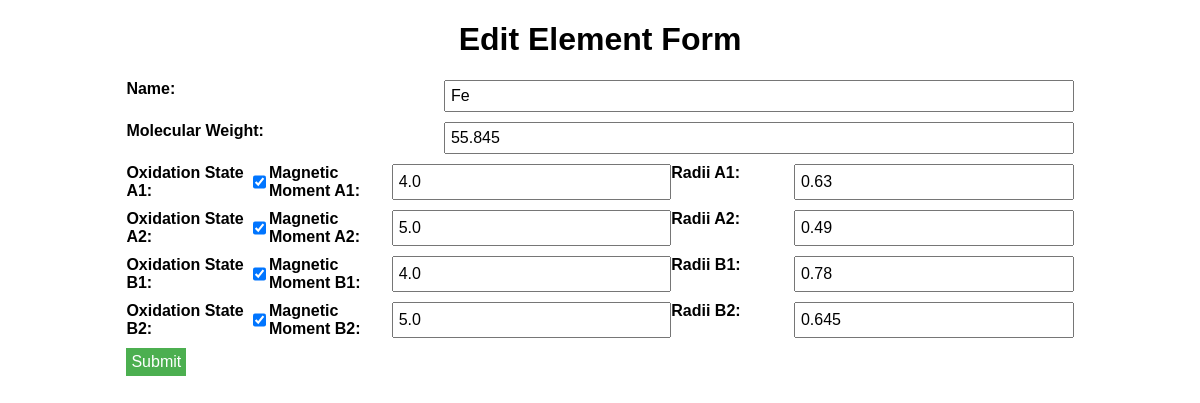
The page /edit/Fe on the database its author committed.
### tables this page shows
CREATE TABLE elements (
            name TEXT PRIMARY KEY,
            molecular_weight REAL,
            oxidation_state_a1 BOOL,
            magnetic_moment_a1 REAL,
            radii_a1 REAL,
            oxidation_state_a2 BOOL,
            magnetic_moment_a2 REAL,
            radii_a2 REAL,
            oxidation_state_b1 BOOL,
            magnetic_moment_b1 REAL,
            radii_b1 REAL,
            oxidation_state_b2 BOOL,
            magnetic_moment_b2 REAL,
            radii_b2 REAL
        );

### database.py (the view)
@app.route('/edit/<name>')
def edit(name):
    conn = get_db_connection()
    cursor = conn.cursor()
    cursor.execute('SELECT * FROM elements WHERE name = ?', (name,))
    element = cursor.fetchone()
    conn.close()
    return render_template('add.html', element=element)

### database.py (called while the page is built)
def get_db_connection():
    conn = sqlite3.connect(DATABASE)
    conn.row_factory = sqlite3.Row
    return conn

### templates/add.html (shortened to what this page needs)
<!DOCTYPE html>
<html lang="en">
<head>
    <link rel="stylesheet" href="{{ url_for('static', filename='css/database.css') }}">
</head>
<body>
<div class="container">
    <h1>{{ 'Edit' if element else 'New' }} Element Form</h1>
    <form method="POST" action="{{ url_for('submit') }}">
        <div class="form-row">
            <label for="name">Name:</label>
            <input type="text" id="name" name="name" value="{{ element['name'] if element else '' }}" {{ 'readonly' if element else '' }} required>
        </div>
        <div class="form-row">
            <label for="molecular_weight">Molecular Weight:</label>
            <input type="number" id="molecular_weight" name="molecular_weight" step="0.001" value="{{ element['molecular_weight'] if element else '' }}" required>
        </div>
        <div class="form-row">
            <label for="oxidation_state_a1">Oxidation State A1:</label>
            <input type="checkbox" id="oxidation_state_a1" name="oxidation_state_a1" {{ 'checked' if element and element['oxidation_state_a1'] else '' }}>
            <label for="magnetic_moment_a1">Magnetic Moment A1:</label>
            <input type="number" id="magnetic_moment_a1" name="magnetic_moment_a1" step="0.001" value="{{ element['magnetic_moment_a1'] if element else '' }}">
            <label for="radii_a1">Radii A1:</label>
            <input type="number" id="radii_a1" name="radii_a1" step="0.001" value="{{ element['radii_a1'] if element else '' }}">
        </div>
        <div class="form-row">
            <label for="oxidation_state_a2">Oxidation State A2:</label>
            <input type="checkbox" id="oxidation_state_a2" name="oxidation_state_a2" {{ 'checked' if element and element['oxidation_state_a2'] else '' }}>
            <label for="magnetic_moment_a2">Magnetic Moment A2:</label>
            <input type="number" id="magnetic_moment_a2" name="magnetic_moment_a2" step="0.001" value="{{ element['magnetic_moment_a2'] if element else '' }}">
            <label for="radii_a2">Radii A2:</label>
            <input type="number" id="radii_a2" name="radii_a2" step="0.001" value="{{ element['radii_a2'] if element else '' }}">
        </div>
        <div class="form-row">
            <label for="oxidation_state_b1">Oxidation State B1:</label>
            <input type="checkbox" id="oxidation_state_b1" name="oxidation_state_b1" {{ 'checked' if element and element['oxidation_state_b1'] else '' }}>
            <label for="magnetic_moment_b1">Magnetic Moment B1:</label>
            <input type="number" id="magnetic_moment_b1" name="magnetic_moment_b1" step="0.001" value="{{ element['magnetic_moment_b1'] if element else '' }}">
            <label for="radii_b1">Radii B1:</label>
            <input type="number" id="radii_b1" name="radii_b1" step="0.001" value="{{ element['radii_b1'] if element else '' }}">
        </div>
        <div class="form-row">
            <label for="oxidation_state_b2">Oxidation State B2:</label>
            <input type="checkbox" id="oxidation_state_b2" name="oxidation_state_b2" {{ 'checked' if element and element['oxidation_state_b2'] else '' }}>
            <label for="magnetic_moment_b2">Magnetic Moment B2:</label>
            <input type="number" id="magnetic_moment_b2" name="magnetic_moment_b2" step="0.001" value="{{ element['magnetic_moment_b2'] if element else '' }}">
            <label for="radii_b2">Radii B2:</label>
            <input type="number" id="radii_b2" name="radii_b2" step="0.001" value="{{ element['radii_b2'] if element else '' }}">
        </div>
        <div class="form-row">
            <input type="submit" value="Submit">
        </div>
    </form>
</div>
</body>
</html>

### static/css/database.css (style rules this page uses)
body { font-family: Arial, sans-serif; }
.container { width: 80%; margin: auto; }
h1 { text-align: center; }
form { width: 100%; margin: 20px 0; }
.form-row { display: flex; justify-content: space-between; margin-bottom: 10px; }
label { width: 30%; font-weight: bold; }
input[type="text"], input[type="number"], input[type="submit"] { width: 65%; padding: 5px; font-size: 16px; }
input[type="submit"] { width: auto; background-color: #4CAF50; color: white; border: none; cursor: pointer; }

### rows shown on the page
elements: name "Fe", molecular_weight "55.845", magnetic_moment_a1 "4.0", radii_a1 "0.63", magnetic_moment_a2 "5.0", radii_a2 "0.49", magnetic_moment_b1 "4.0", radii_b1 "0.78", magnetic_moment_b2 "5.0", radii_b2 "0.645"

### other values the page prints
{{ 'Edit' if element else 'New' }} "Edit"
